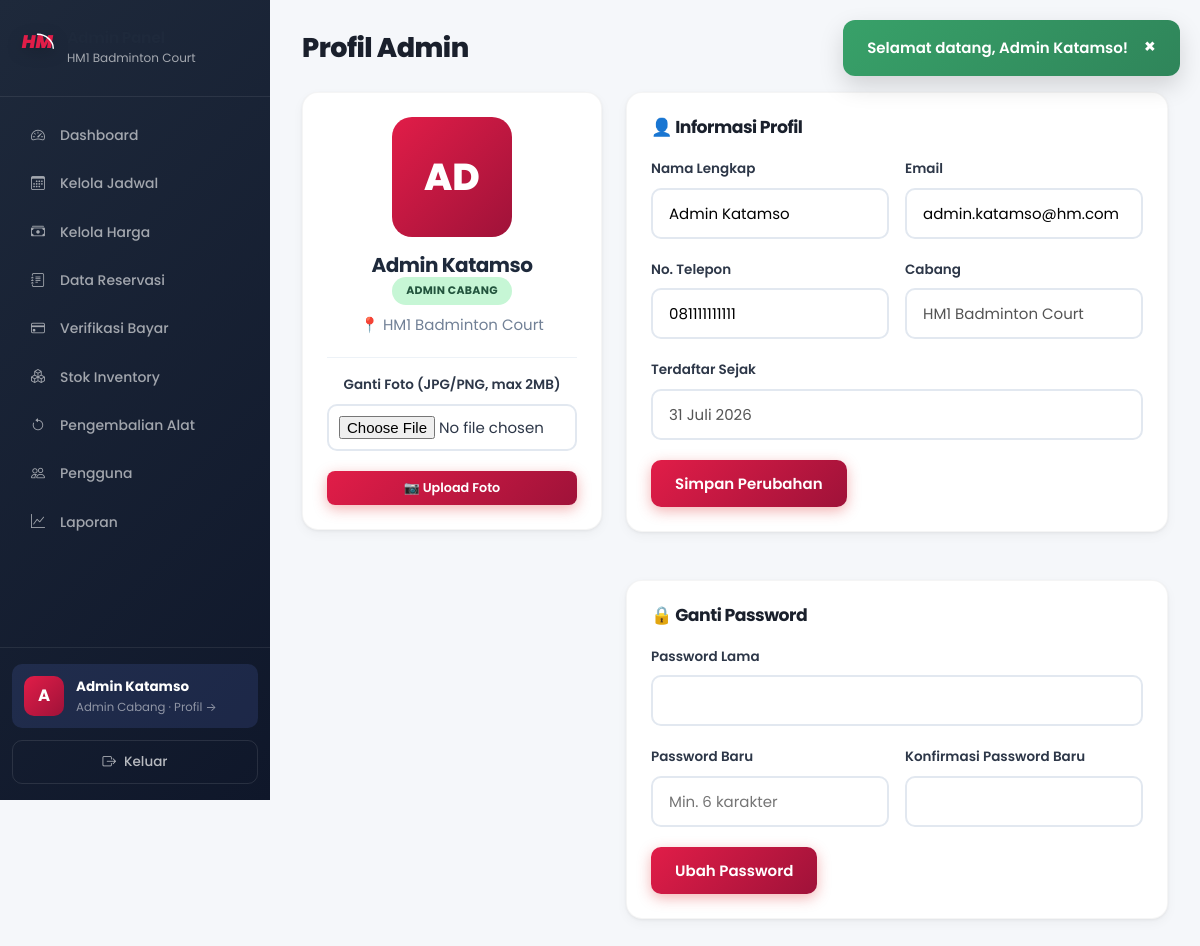
/admin/profil.php (signed in), run on the app's committed database.
### tables this page shows
CREATE TABLE IF NOT EXISTS cabang (
    id INT AUTO_INCREMENT PRIMARY KEY,
    nama VARCHAR(100) NOT NULL COMMENT 'Nama cabang',
    alamat VARCHAR(255) NOT NULL COMMENT 'Alamat lengkap cabang',
    jumlah_lapangan INT NOT NULL DEFAULT 0 COMMENT 'Jumlah lapangan di cabang',
    no_telepon VARCHAR(20) DEFAULT NULL COMMENT 'Nomor telepon cabang',
    created_at TIMESTAMP DEFAULT CURRENT_TIMESTAMP,
    
    INDEX idx_nama (nama)
);

CREATE TABLE IF NOT EXISTS users (
    id INT AUTO_INCREMENT PRIMARY KEY,
    nama VARCHAR(100) NOT NULL COMMENT 'Nama lengkap',
    email VARCHAR(100) UNIQUE NOT NULL COMMENT 'Email untuk login',
    password VARCHAR(255) NOT NULL COMMENT 'Password terenkripsi bcrypt',
    no_telepon VARCHAR(20) NOT NULL COMMENT 'Nomor WhatsApp/telepon',
    role ENUM('user', 'admin', 'owner') DEFAULT 'user' COMMENT 'user=pelanggan, admin=admin cabang, owner=pemilik',
    cabang_id INT DEFAULT NULL COMMENT 'Cabang yang dikelola (khusus admin)',
    is_active TINYINT(1) DEFAULT 1 COMMENT '1=aktif, 0=nonaktif',
    foto VARCHAR(255) DEFAULT NULL COMMENT 'Path foto profil',
    created_at TIMESTAMP DEFAULT CURRENT_TIMESTAMP COMMENT 'Tanggal registrasi',
    
    INDEX idx_email (email),
    INDEX idx_role (role)
);

### config/functions.php (called while the page is built, shortened)
<?php
function getUserById($id) {
    $db = getDB();
    $stmt = $db->prepare("SELECT * FROM users WHERE id = ?");
    $stmt->execute([$id]);
    return $stmt->fetch();
}
function getCabangById($id) {
    $db = getDB();
    $stmt = $db->prepare("SELECT * FROM cabang WHERE id = ?");
    $stmt->execute([$id]);
    return $stmt->fetch();
}
function formatTanggal($tanggal) {
    $bulan = ['','Januari','Februari','Maret','April','Mei','Juni','Juli','Agustus','September','Oktober','November','Desember'];
    $t = explode('-', substr($tanggal, 0, 10));
    return (int)$t[2] . ' ' . $bulan[(int)$t[1]] . ' ' . $t[0];
}
?>

### admin/profil.php (the view, shortened to what this page needs)
<?php
$cabang = getCabangById($_SESSION['cabang_id']);
$user = getUserById($_SESSION['user_id']);
$active_page = 'profil';
require_once __DIR__ . '/../includes/header.php';
?>
<div class="dashboard-layout">
    <?php require_once __DIR__ . '/../includes/sidebar_admin.php'; ?>
    <main class="main-content">
        <header class="page-header">
            <h1>Profil Admin</h1>
        </header>
        <div class="profile-layout">
            <div class="content-section profile-card-section">
                <div class="profile-photo-area">
                    <?php if ($user['foto']): ?>
                        <img src="<?php echo BASE_URL . $user['foto']; ?>" alt="Foto" class="profile-photo">
                    <?php else: ?>
                        <div class="profile-photo-placeholder">
                            <?php echo strtoupper(substr($user['nama'], 0, 2)); ?>
                        </div>
                    <?php endif; ?>
                    <h3><?php echo $user['nama']; ?></h3>
                    <span class="badge badge-confirmed">Admin Cabang</span>
                    <p style="color:#718096; margin-top:8px;">📍 <?php echo $cabang['nama']; ?></p>
                </div>
                <form method="POST" enctype="multipart/form-data" class="upload-foto-form">
                    <div class="form-group">
                        <label>Ganti Foto (JPG/PNG, max 2MB)</label>
                        <input type="file" name="foto" accept="image/jpeg,image/png,image/jpg">
                    </div>
                    <button type="submit" name="upload_foto" class="btn btn-sm btn-primary btn-full">📷 Upload Foto</button>
                </form>
            </div>
            <div class="profile-forms">
                <div class="content-section">
                    <h2>👤 Informasi Profil</h2>
                    <form method="POST">
                        <div class="form-row">
                            <div class="form-group">
                                <label>Nama Lengkap</label>
                                <input type="text" name="nama" required value="<?php echo htmlspecialchars($user['nama']); ?>">
                            </div>
                            <div class="form-group">
                                <label>Email</label>
                                <input type="email" name="email" required value="<?php echo htmlspecialchars($user['email']); ?>">
                            </div>
                        </div>
                        <div class="form-row">
                            <div class="form-group">
                                <label>No. Telepon</label>
                                <input type="tel" name="no_telepon" required value="<?php echo htmlspecialchars($user['no_telepon']); ?>">
                            </div>
                            <div class="form-group">
                                <label>Cabang</label>
                                <input type="text" disabled value="<?php echo $cabang['nama']; ?>">
                            </div>
                        </div>
                        <div class="form-group">
                            <label>Terdaftar Sejak</label>
                            <input type="text" disabled value="<?php echo formatTanggal(substr($user['created_at'], 0, 10)); ?>">
                        </div>
                        <button type="submit" name="update_profil" class="btn btn-primary">Simpan Perubahan</button>
                    </form>
                </div>
                <div class="content-section">
                    <h2>🔒 Ganti Password</h2>
                    <form method="POST">
                        <div class="form-group">
                            <label>Password Lama</label>
                            <input type="password" name="current_password" required>
                        </div>
                        <div class="form-row">
                            <div class="form-group">
                                <label>Password Baru</label>
                                <input type="password" name="new_password" required placeholder="Min. 6 karakter">
                            </div>
                            <div class="form-group">
                                <label>Konfirmasi Password Baru</label>
                                <input type="password" name="confirm_password" required>
                            </div>
                        </div>
                        <button type="submit" name="ganti_password" class="btn btn-primary">Ubah Password</button>
                    </form>
                </div>
            </div>
        </div>
    </main>
</div>
<?php require_once __DIR__ . '/../includes/footer.php'; ?>

### includes/sidebar_admin.php (shortened to what this page needs)
<?php
$admin_cabang = getCabangById($_SESSION['cabang_id'] ?? 0);
$admin_cabang_nama = $admin_cabang['nama'] ?? 'Admin Panel';
?>
<aside class="sidebar" id="app-sidebar">
    <div class="sidebar-brand">
        <span class="brand-icon">
            <svg width="35" height="30" viewBox="0 0 100 80" fill="none" xmlns="http://www.w3.org/2000/svg">
                <text x="5" y="55" fill="var(--primary)" font-family="'Poppins', sans-serif" font-weight="900" font-size="52" font-style="italic">HM</text>
            </svg>
        </span>
        <div>
            <h3>Admin Panel</h3>
            <small><?php echo htmlspecialchars($admin_cabang_nama); ?></small>
        </div>
    </div>
    <nav class="sidebar-nav">
        <a href="<?php echo BASE_URL; ?>admin/dashboard.php" class="nav-item <?php echo ($active_page ?? '') === 'dashboard' ? 'active' : ''; ?>">
            <span class="nav-icon"><i class="bi bi-speedometer2"></i></span><span>Dashboard</span>
        </a>
        <a href="<?php echo BASE_URL; ?>admin/jadwal.php" class="nav-item <?php echo ($active_page ?? '') === 'jadwal' ? 'active' : ''; ?>">
            <span class="nav-icon"><i class="bi bi-calendar3"></i></span><span>Kelola Jadwal</span>
        </a>
        <a href="<?php echo BASE_URL; ?>admin/harga.php" class="nav-item <?php echo ($active_page ?? '') === 'harga' ? 'active' : ''; ?>">
            <span class="nav-icon"><i class="bi bi-cash-stack"></i></span><span>Kelola Harga</span>
        </a>
        <a href="<?php echo BASE_URL; ?>admin/reservasi.php" class="nav-item <?php echo ($active_page ?? '') === 'reservasi' ? 'active' : ''; ?>">
            <span class="nav-icon"><i class="bi bi-journal-text"></i></span><span>Data Reservasi</span>
        </a>
        <a href="<?php echo BASE_URL; ?>admin/pembayaran.php" class="nav-item <?php echo ($active_page ?? '') === 'pembayaran' ? 'active' : ''; ?>">
            <span class="nav-icon"><i class="bi bi-credit-card"></i></span>
            <span>Verifikasi Bayar</span>
        </a>
        <a href="<?php echo BASE_URL; ?>admin/inventory.php" class="nav-item <?php echo ($active_page ?? '') === 'inventory' ? 'active' : ''; ?>">
            <span class="nav-icon"><i class="bi bi-boxes"></i></span><span>Stok Inventory</span>
        </a>
        <a href="<?php echo BASE_URL; ?>admin/pengembalian.php" class="nav-item <?php echo ($active_page ?? '') === 'pengembalian' ? 'active' : ''; ?>">
            <span class="nav-icon"><i class="bi bi-arrow-counterclockwise"></i></span><span>Pengembalian Alat</span>
        </a>
        <a href="<?php echo BASE_URL; ?>admin/pengguna.php" class="nav-item <?php echo ($active_page ?? '') === 'pengguna' ? 'active' : ''; ?>">
            <span class="nav-icon"><i class="bi bi-people"></i></span><span>Pengguna</span>
        </a>
        <a href="<?php echo BASE_URL; ?>admin/laporan.php" class="nav-item <?php echo ($active_page ?? '') === 'laporan' ? 'active' : ''; ?>">
            <span class="nav-icon"><i class="bi bi-graph-up"></i></span><span>Laporan</span>
        </a>
    </nav>
    <div class="sidebar-footer">
        <a href="<?php echo BASE_URL; ?>admin/profil.php" class="user-profile <?php echo ($active_page ?? '') === 'profil' ? 'profile-active' : ''; ?>" style="text-decoration:none;color:inherit;">
            <div class="user-avatar"><?php echo htmlspecialchars(strtoupper(substr($_SESSION['nama'], 0, 1))); ?></div>
            <div class="user-info">
                <strong><?php echo htmlspecialchars($_SESSION['nama']); ?></strong>
                <small>Admin Cabang · Profil &rarr;</small>
            </div>
        </a>
        <a href="<?php echo BASE_URL; ?>auth/logout.php" class="btn btn-logout">
            <span><i class="bi bi-box-arrow-right"></i></span> Keluar
        </a>
    </div>
</aside>

### assets/css/design-system.css (style rules this page uses)
:root { --primary: #E11D48; --primary-dark: #BE123C; --primary-light: #FFE4E6; --primary-50: #FFF1F2; --primary-100: #FFE4E6; --primary-200: #FECDD3; --primary-500: #F43F5E; --primary-600: #E11D48; --primary-700: #BE123C; --primary-800: #9F1239; --primary-900: #881337; --secondary: #0F172A; --secondary-dark: #020617; --secondary-light: #1E293B; --secondary-50: #F8FAFC; --secondary-100: #F1F5F9; --secondary-200: #E2E8F0; --secondary-300: #CBD5E1; --secondary-400: #94A3B8; --secondary-500: #64748B; --secondary-600: #475569; --secondary-700: #334155; --secondary-800: #1E293B; --secondary-900: #0F172A; --accent: #FFB300; --accent-dark: #D97706; --accent-light: #FEF3C7; --success: #16A34A; --success-light: #DCFCE7; --success-dark: #15803D; --warning: #F59E0B; --warning-light: #FEF3C7; --warning-dark: #D97706; --danger: #DC2626; --danger-light: #FEE2E2; --danger-dark: #B91C1C; --info: #2563EB; --info-light: #DBEAFE; --info-dark: #1D4ED8; --bg-body: #F8FAFC; --bg-surface: #FFFFFF; --bg-surface-hover: #F1F5F9; --bg-muted: #F1F5F9; --bg-overlay: rgba(15, 23, 42, 0.6); --text-primary: #1E293B; --text-secondary: #64748B; --text-muted: #94A3B8; --text-inverse: #FFFFFF; --text-link: #DC2626; --border: #E2E8F0; --border-light: #F1F5F9; --border-dark: #CBD5E1; --border-focus: #DC2626; --shadow-xs: 0 1px 2px rgba(0, 0, 0, 0.05); --shadow-sm: 0 1px 3px rgba(0, 0, 0, 0.06), 0 1px 2px rgba(0, 0, 0, 0.04); --shadow-md: 0 4px 6px -1px rgba(0, 0, 0, 0.07), 0 2px 4px -2px rgba(0, 0, 0, 0.05); --shadow-lg: 0 10px 15px -3px rgba(0, 0, 0, 0.08), 0 4px 6px -4px rgba(0, 0, 0, 0.04); --shadow-xl: 0 20px 25px -5px rgba(0, 0, 0, 0.1), 0 8px 10px -6px rgba(0, 0, 0, 0.04); --shadow-2xl: 0 25px 50px -12px rgba(0, 0, 0, 0.2); --shadow-primary: 0 4px 14px rgba(220, 38, 38, 0.35); --shadow-card: 0 1px 3px rgba(0, 0, 0, 0.06), 0 4px 12px rgba(0, 0, 0, 0.04); --radius-sm: 6px; --radius-md: 10px; --radius-lg: 14px; --radius-xl: 20px; --radius-2xl: 24px; --radius-full: 9999px; --space-1: 4px; --space-2: 8px; --space-3: 12px; --space-4: 16px; --space-5: 20px; --space-6: 24px; --space-8: 32px; --space-10: 40px; --space-12: 48px; --space-16: 64px; --space-20: 80px; --font-sans: 'Poppins', 'Inter', 'Nunito Sans', 'Segoe UI', system-ui, -apple-system, sans-serif; --font-mono: 'JetBrains Mono', 'Fira Code', 'Courier New', monospace; --fw-light: 300; --fw-regular: 400; --fw-medium: 500; --fw-semibold: 600; --fw-bold: 700; --fw-extrabold: 800; --fw-black: 900; --fs-caption: 0.75rem; --fs-small: 0.8125rem; --fs-body: 0.9375rem; --fs-body-lg: 1rem; --fs-nav: 0.9rem; --fs-button: 0.9375rem; --fs-h4: 1.125rem; --fs-h3: 1.25rem; --fs-h2: 1.5rem; --fs-h1: 2rem; --fs-display: 2.5rem; --fs-display-lg: 3.5rem; --lh-tight: 1.2; --lh-snug: 1.375; --lh-normal: 1.6; --lh-relaxed: 1.75; --ls-tight: -0.5px; --ls-normal: 0; --ls-wide: 0.5px; --ls-wider: 1px; --transition-fast: 0.15s ease; --transition-base: 0.2s ease; --transition-smooth: 0.3s cubic-bezier(0.4, 0, 0.2, 1); --transition-bounce: 0.4s cubic-bezier(0.16, 1, 0.3, 1); --z-dropdown: 50; --z-sticky: 100; --z-fixed: 200; --z-overlay: 300; --z-modal: 400; --z-popover: 500; --z-toast: 600; --gradient-primary: linear-gradient(135deg, #E11D48 0%, #9F1239 100%); --gradient-secondary: linear-gradient(135deg, #1E293B 0%, #0F172A 100%); --gradient-accent: linear-gradient(135deg, #FFB300 0%, #D97706 100%); --gradient-hero: linear-gradient(135deg, #E11D48 0%, #881337 100%); --gradient-sidebar: linear-gradient(180deg, #1E293B 0%, #0F172A 100%); --gradient-success: linear-gradient(135deg, #10B981, #047857); --gradient-danger: linear-gradient(135deg, #EF4444, #C084FC); }
*, *::before, *::after { box-sizing: border-box; }
html { scroll-behavior: smooth; -webkit-text-size-adjust: 100%; }
body { font-family: var(--font-sans); font-size: var(--fs-body); font-weight: var(--fw-regular); line-height: var(--lh-normal); color: var(--text-primary); background-color: var(--bg-body); -webkit-font-smoothing: antialiased; -moz-osx-font-smoothing: grayscale; }
h1, h2, h3, h4, h5, h6 { font-family: var(--font-sans); font-weight: var(--fw-bold); line-height: var(--lh-tight); letter-spacing: var(--ls-tight); color: var(--text-primary); }
h1, .h1 { font-size: var(--fs-h1); font-weight: var(--fw-extrabold); }
h2, .h2 { font-size: var(--fs-h2); font-weight: var(--fw-bold); }
h3, .h3 { font-size: var(--fs-h3); font-weight: var(--fw-bold); }

### data on the page
cabang: nama "HM1 Badminton Court"
users: nama "AD", nama "Admin Katamso", email "admin.katamso@hm.com", no_telepon "081111111111", created_at "31 Juli 2026"

### other printed values
$flash['message'] "Selamat datang, Admin Katamso!"
substr($_SESSION['nama'], 0, 1) "A"
$_SESSION['nama'] "Admin Katamso"
